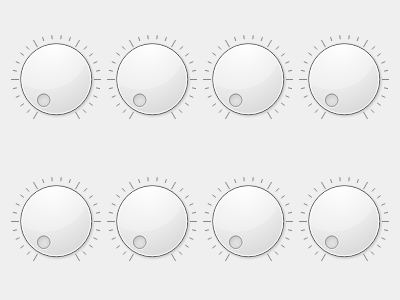
<?xml version="1.0" encoding="UTF-8"?>
 <ui version="4.0">
  <class>Dials</class>
  <widget class="QWidget" name="Dials">
   <property name="geometry">
    <rect>
     <x>0</x>
     <y>0</y>
     <width>400</width>
     <height>300</height>
    </rect>
   </property>
   <property name="windowTitle">
    <string>Form</string>
   </property>
   <layout class="QGridLayout" name="gridLayout">
    <item row="0" column="0">
     <widget class="QDial" name="dial_1">
      <property name="notchesVisible">
       <bool>true</bool>
      </property>
     </widget>
    </item>
    <item row="0" column="1">
     <widget class="QDial" name="dial_2">
      <property name="notchesVisible">
       <bool>true</bool>
      </property>
     </widget>
    </item>
    <item row="0" column="2">
     <widget class="QDial" name="dial_3">
      <property name="notchesVisible">
       <bool>true</bool>
      </property>
     </widget>
    </item>
    <item row="0" column="3">
     <widget class="QDial" name="dial_4">
      <property name="notchesVisible">
       <bool>true</bool>
      </property>
     </widget>
    </item>
    <item row="1" column="0">
     <widget class="QDial" name="dial_5">
      <property name="notchesVisible">
       <bool>true</bool>
      </property>
     </widget>
    </item>
    <item row="1" column="1">
     <widget class="QDial" name="dial_6">
      <property name="notchesVisible">
       <bool>true</bool>
      </property>
     </widget>
    </item>
    <item row="1" column="2">
     <widget class="QDial" name="dial_7">
      <property name="notchesVisible">
       <bool>true</bool>
      </property>
     </widget>
    </item>
    <item row="1" column="3">
     <widget class="QDial" name="dial_8">
      <property name="notchesVisible">
       <bool>true</bool>
      </property>
     </widget>
    </item>
   </layout>
  </widget>
  <resources/>
  <connections/>
 </ui>
